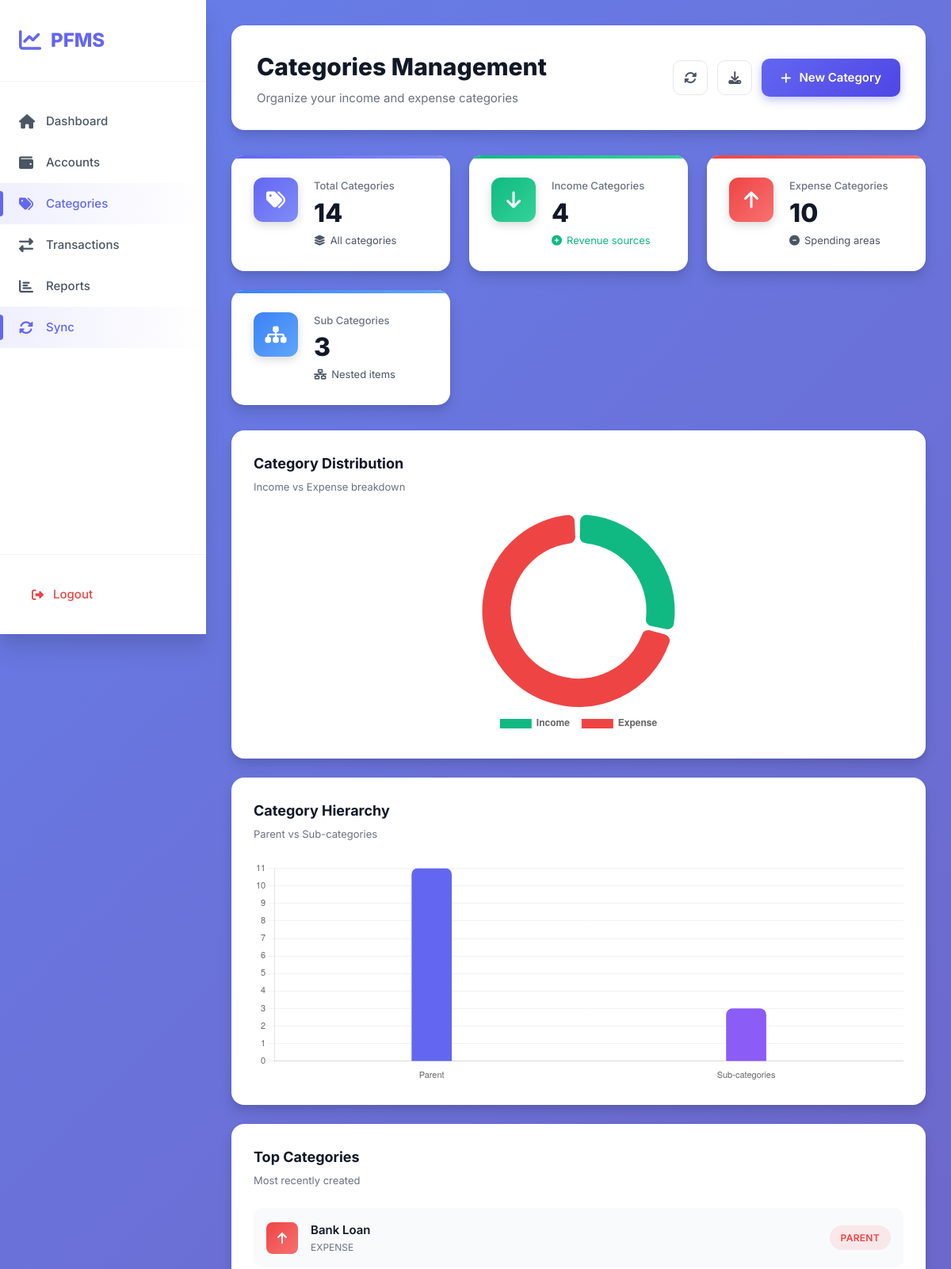
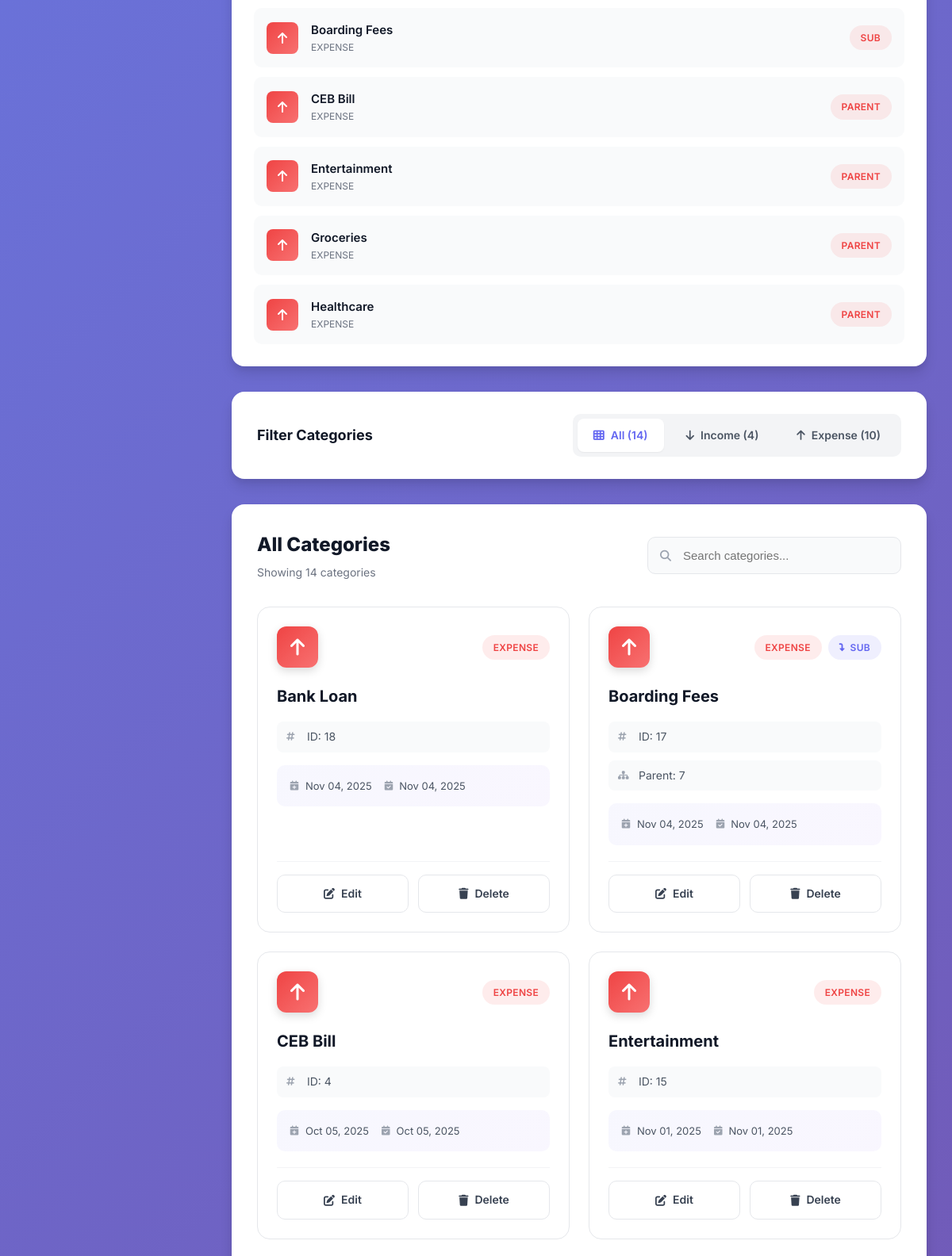
Screenshot of /app/categories/index.php (signed in, upper part) with the database file from the repository (2 pictures, top to bottom).
### tables this page shows
CREATE TABLE CATEGORIES_LOCAL (
  local_category_id  INTEGER PRIMARY KEY AUTOINCREMENT,
  user_local_id      INTEGER NOT NULL,
  server_category_id INTEGER,
  parent_local_id    INTEGER,
  category_name      TEXT NOT NULL,
  category_type      TEXT NOT NULL CHECK(category_type IN ('INCOME','EXPENSE')),
  created_at         TEXT NOT NULL,
  updated_at         TEXT NOT NULL,
  FOREIGN KEY(user_local_id)   REFERENCES USERS_LOCAL(local_user_id),
  FOREIGN KEY(parent_local_id) REFERENCES CATEGORIES_LOCAL(local_category_id)
);

### app/categories/index.php (the view, shortened to what this page needs)
<?php
$pdo = sqlite();
$uid = (int)($_SESSION['uid'] ?? 0);
$typeFilter = $_GET['type'] ?? 'ALL';
$sql = "
  SELECT local_category_id, category_name, category_type, parent_local_id, created_at, updated_at
  FROM CATEGORIES_LOCAL
  WHERE user_local_id = ?
";
$params = [$uid];
$sql .= " ORDER BY category_type, category_name";
$stmt = $pdo->prepare($sql);
$stmt->execute($params);
$rows = $stmt->fetchAll(PDO::FETCH_ASSOC);
$total_categories = count($rows);
$income_categories = count(array_filter($rows, fn($r) => $r['category_type'] === 'INCOME'));
$expense_categories = count(array_filter($rows, fn($r) => $r['category_type'] === 'EXPENSE'));
$parent_categories = count(array_filter($rows, fn($r) => $r['parent_local_id'] === null));
$sub_categories = $total_categories - $parent_categories;
$top_categories = array_slice($rows, 0, 6);
?>
<!doctype html>
<html lang="en">
<head>
  <link rel="stylesheet" href="https://cdnjs.cloudflare.com/ajax/libs/font-awesome/6.4.0/css/all.min.css">
  <link rel="stylesheet" href="index.css">
</head>
<body>
<div class="app-container">
  <aside class="sidebar">
    <div class="logo">
      <i class="fas fa-chart-line"></i>
      <span>PFMS</span>
    </div>
    <nav class="nav-menu">
      <a href="<?= APP_BASE ?>/public/dashboard.php" class="nav-item">
        <i class="fas fa-home"></i>
        <span>Dashboard</span>
      </a>
      <a href="<?= APP_BASE ?>/app/auth/accounts/index.php" class="nav-item">
        <i class="fas fa-wallet"></i>
        <span>Accounts</span>
      </a>
      <a href="<?= APP_BASE ?>/app/categories/index.php" class="nav-item active">
        <i class="fas fa-tags"></i>
        <span>Categories</span>
      </a>
      <a href="<?= APP_BASE ?>/app/transactions/index.php" class="nav-item">
        <i class="fas fa-exchange-alt"></i>
        <span>Transactions</span>
      </a>
      <a href="<?= APP_BASE ?>/app/reports/index_oracle.php" class="nav-item">
        <i class="fas fa-chart-bar"></i>
        <span>Reports</span>
        <a href="<?= APP_BASE ?>/public/sync.php" class="nav-item active">
        <i class="fas fa-sync-alt"></i>
        <span>Sync</span>
      </a>
      </a>
    </nav>
    <div class="sidebar-footer">
      <a href="<?= APP_BASE ?>/public/logout.php" class="logout-link">
        <i class="fas fa-sign-out-alt"></i>
        <span>Logout</span>
      </a>
    </div>
  </aside>
  <main class="main-content">
    <div class="top-bar">
      <div class="page-title">
        <h1>Categories Management</h1>
        <p>Organize your income and expense categories</p>
      </div>
      <div class="top-actions">
        <button class="btn-icon" title="Refresh" onclick="location.reload()">
          <i class="fas fa-sync-alt"></i>
        </button>
        <button class="btn-icon" title="Export">
          <i class="fas fa-download"></i>
        </button>
        <a href="<?= APP_BASE ?>/app/categories/create.php" class="btn-primary">
          <i class="fas fa-plus"></i>
          <span>New Category</span>
        </a>
      </div>
    </div>
    <div class="stats-grid">
      <div class="stat-box stat-primary">
        <div class="stat-icon">
          <i class="fas fa-tags"></i>
        </div>
        <div class="stat-details">
          <span class="stat-label">Total Categories</span>
          <span class="stat-value"><?= $total_categories ?></span>
          <span class="stat-change"><i class="fas fa-layer-group"></i> All categories</span>
        </div>
      </div>
      <div class="stat-box stat-success">
        <div class="stat-icon">
          <i class="fas fa-arrow-down"></i>
        </div>
        <div class="stat-details">
          <span class="stat-label">Income Categories</span>
          <span class="stat-value"><?= $income_categories ?></span>
          <span class="stat-change positive"><i class="fas fa-plus-circle"></i> Revenue sources</span>
        </div>
      </div>
      <div class="stat-box stat-danger">
        <div class="stat-icon">
          <i class="fas fa-arrow-up"></i>
        </div>
        <div class="stat-details">
          <span class="stat-label">Expense Categories</span>
          <span class="stat-value"><?= $expense_categories ?></span>
          <span class="stat-change"><i class="fas fa-minus-circle"></i> Spending areas</span>
        </div>
      </div>
      <div class="stat-box stat-info">
        <div class="stat-icon">
          <i class="fas fa-sitemap"></i>
        </div>
        <div class="stat-details">
          <span class="stat-label">Sub Categories</span>
          <span class="stat-value"><?= $sub_categories ?></span>
          <span class="stat-change"><i class="fas fa-network-wired"></i> Nested items</span>
        </div>
      </div>
    </div>
    <?php if ($total_categories > 0): ?>
    <div class="insights-section">
      <div class="chart-container">
        <div class="chart-header">
          <div>
            <h3>Category Distribution</h3>
            <p>Income vs Expense breakdown</p>
          </div>
        </div>
        <div class="chart-body">
          <canvas id="distributionChart"></canvas>
        </div>
      </div>
      <div class="chart-container">
        <div class="chart-header">
          <div>
            <h3>Category Hierarchy</h3>
            <p>Parent vs Sub-categories</p>
          </div>
        </div>
        <div class="chart-body">
          <canvas id="hierarchyChart"></canvas>
        </div>
      </div>
      <div class="popular-categories">
        <div class="chart-header">
          <div>
            <h3>Top Categories</h3>
            <p>Most recently created</p>
          </div>
        </div>
        <div class="popular-list">
          <?php foreach($top_categories as $cat): ?>
          <div class="popular-item">
            <div class="popular-icon <?= strtolower($cat['category_type']) ?>">
              <i class="fas fa-<?= $cat['category_type'] === 'INCOME' ? 'arrow-down' : 'arrow-up' ?>"></i>
            </div>
            <div class="popular-content">
              <span class="popular-name"><?= htmlspecialchars($cat['category_name']) ?></span>
              <span class="popular-type"><?= $cat['category_type'] ?></span>
            </div>
            <span class="badge badge-<?= strtolower($cat['category_type']) ?>">
              <?= $cat['parent_local_id'] ? 'Sub' : 'Parent' ?>
            </span>
          </div>
          <?php endforeach; ?>
        </div>
      </div>
    </div>
    <?php endif; ?>
    <div class="filter-section">
      <div class="filter-header">
        <h3>Filter Categories</h3>
        <div class="filter-tabs">
          <a href="?type=ALL" class="filter-tab <?= $typeFilter === 'ALL' ? 'active' : '' ?>">
            <i class="fas fa-th"></i> All (<?= $total_categories ?>)
          </a>
          <a href="?type=INCOME" class="filter-tab <?= $typeFilter === 'INCOME' ? 'active' : '' ?>">
            <i class="fas fa-arrow-down"></i> Income (<?= $income_categories ?>)
          </a>
          <a href="?type=EXPENSE" class="filter-tab <?= $typeFilter === 'EXPENSE' ? 'active' : '' ?>">
            <i class="fas fa-arrow-up"></i> Expense (<?= $expense_categories ?>)
          </a>
        </div>
      </div>
    </div>
    <div class="table-section">
      <div class="section-header">
        <div>
          <h2><?= $typeFilter === 'ALL' ? 'All' : $typeFilter ?> Categories</h2>
          <p>Showing <?= count($rows) ?> categories</p>
        </div>
        <div class="search-container">
          <i class="fas fa-search"></i>
          <input type="text" id="searchInput" placeholder="Search categories...">
        </div>
      </div>
      <?php if (empty($rows)): ?>
      <div class="empty-state">
        <div class="empty-icon">
          <i class="fas fa-tags"></i>
        </div>
        <h3>No Categories Found</h3>
        <p>Start organizing your finances by creating categories</p>
        <a href="<?= APP_BASE ?>/app/categories/create.php" class="btn-primary">
          <i class="fas fa-plus"></i>
          <span>Create First Category</span>
        </a>
      </div>
      <?php else: ?>
      <div class="categories-grid">
        <?php foreach($rows as $r): ?>
        <div class="category-card"
             data-name="<?= htmlspecialchars($r['category_name']) ?>"
             data-type="<?= htmlspecialchars($r['category_type']) ?>">
          <div class="category-header">
            <div class="category-icon-wrapper <?= strtolower($r['category_type']) ?>">
              <i class="fas fa-<?= $r['category_type'] === 'INCOME' ? 'arrow-down' : 'arrow-up' ?>"></i>
            </div>
            <div class="category-badges">
              <span class="badge badge-<?= strtolower($r['category_type']) ?>">
                <?= $r['category_type'] ?>
              </span>
              <?php if ($r['parent_local_id']): ?>
              <span class="badge badge-sub">
                <i class="fas fa-level-down-alt"></i> Sub
              </span>
              <?php endif; ?>
            </div>
          </div>
          <div class="category-body">
            <h3><?= htmlspecialchars($r['category_name']) ?></h3>
            <div class="category-meta">
              <div class="meta-item">
                <i class="fas fa-hashtag"></i>
                <span>ID: <?= (int)$r['local_category_id'] ?></span>
              </div>
              <?php if ($r['parent_local_id']): ?>
              <div class="meta-item">
                <i class="fas fa-sitemap"></i>
                <span>Parent: <?= (int)$r['parent_local_id'] ?></span>
              </div>
              <?php endif; ?>
            </div>
            <div class="category-dates">
              <div class="date-item">
                <i class="fas fa-calendar-plus"></i>
                <span><?= date('M d, Y', strtotime($r['created_at'])) ?></span>
              </div>
              <div class="date-item">
                <i class="fas fa-calendar-check"></i>
                <span><?= date('M d, Y', strtotime($r['updated_at'])) ?></span>
              </div>
            </div>
          </div>
          <div class="category-footer">
            <a href="<?= APP_BASE ?>/app/categories/edit.php?id=<?= (int)$r['local_category_id'] ?>"
               class="action-btn action-edit">
              <i class="fas fa-edit"></i>
              <span>Edit</span>
            </a>
            <a href="<?= APP_BASE ?>/app/categories/delete.php?id=<?= (int)$r['local_category_id'] ?>"
               class="action-btn action-delete"
               onclick="return confirm('Delete <?= htmlspecialchars($r['category_name']) ?>?')">
              <i class="fas fa-trash"></i>
              <span>Delete</span>
            </a>
          </div>
        </div>
        <?php endforeach; ?>
      </div>
      <?php endif; ?>
    </div>
  </main>
</div>
<script>
// Search functionality
document.getElementById('searchInput')?.addEventListener('input', function(e) {
  const search = e.target.value.toLowerCase();
  document.querySelectorAll('.category-card').forEach(card => {
    const name = card.dataset.name.toLowerCase();
    const type = card.dataset.type.toLowerCase();
    card.style.display = (name.includes(search) || type.includes(search)) ? '' : 'none';
  });
});
<?php if ($total_categories > 0): ?>
// Chart configuration
const chartConfig = {
  responsive: true,
  maintainAspectRatio: false,
  plugins: {
    legend: {
      display: true,
      position: 'bottom',
      labels: { padding: 15, font: { size: 12, weight: '600' } }
    },
    tooltip: {
      backgroundColor: 'rgba(15, 23, 42, 0.95)',
      padding: 12,
      borderRadius: 8,
      titleFont: { size: 14, weight: 'bold' },
      bodyFont: { size: 13 }
    }
  }
};
// Distribution Chart
new Chart(document.getElementById('distributionChart'), {
  type: 'doughnut',
  data: {
    labels: ['Income', 'Expense'],
    datasets: [{
      data: [<?= $income_categories ?>, <?= $expense_categories ?>],
      backgroundColor: ['#10b981', '#ef4444'],
      borderWidth: 0,
      borderRadius: 8,
      spacing: 4
    }]
  },
  options: {
    ...chartConfig,
    cutout: '70%'
  }
});
// Hierarchy Chart
new Chart(document.getElementById('hierarchyChart'), {
  type: 'bar',
  data: {
    labels: ['Parent', 'Sub-categories'],
    datasets: [{
      label: 'Count',
      data: [<?= $parent_categories ?>, <?= $sub_categories ?>],
      backgroundColor: ['#6366f1', '#8b5cf6'],
      borderRadius: 8,
      barThickness: 50
    }]
  },
  options: {
    ...chartConfig,
    plugins: {
      ...chartConfig.plugins,
      legend: { display: false }
    },
    scales: {
      y: {
        beginAtZero: true,
        grid: { color: 'rgba(0,0,0,0.05)', drawBorder: false },
        ticks: { font: { size: 11 }, stepSize: 1 }
      },
      x: {
        grid: { display: false, drawBorder: false },
        ticks: { font: { size: 11 } }
      }
    }
  }
});
<?php endif; ?>
</script>
</body>
</html>

### rows the page displays
categories_local: category_name "Bank Loan", category_type "EXPENSE", shows "PARENT", local_category_id "18", created_at "Nov 04, 2025", updated_at "Nov 04, 2025"
categories_local: category_name "Boarding Fees", category_type "EXPENSE", shows "SUB", local_category_id "17", parent_local "7", created_at "Nov 04, 2025", updated_at "Nov 04, 2025"
categories_local: category_name "CEB Bill", category_type "EXPENSE", shows "PARENT", local_category_id "4", created_at "Oct 05, 2025", updated_at "Oct 05, 2025"
categories_local: category_name "Entertainment", category_type "EXPENSE", shows "PARENT", local_category_id "15", created_at "Nov 01, 2025", updated_at "Nov 01, 2025"
categories_local: category_name "Groceries", category_type "EXPENSE", shows "PARENT"
categories_local: category_name "Healthcare", category_type "EXPENSE", shows "PARENT"

### other values shown
$total_categories "14"
$income_categories "4"
$expense_categories "10"
$sub_categories "3"
count($rows) "14"
chart data {{ $income_categories }} 4
chart data {{ $expense_categories }} 10
chart data {{ $parent_categories }} 11
chart data {{ $sub_categories }} 3
